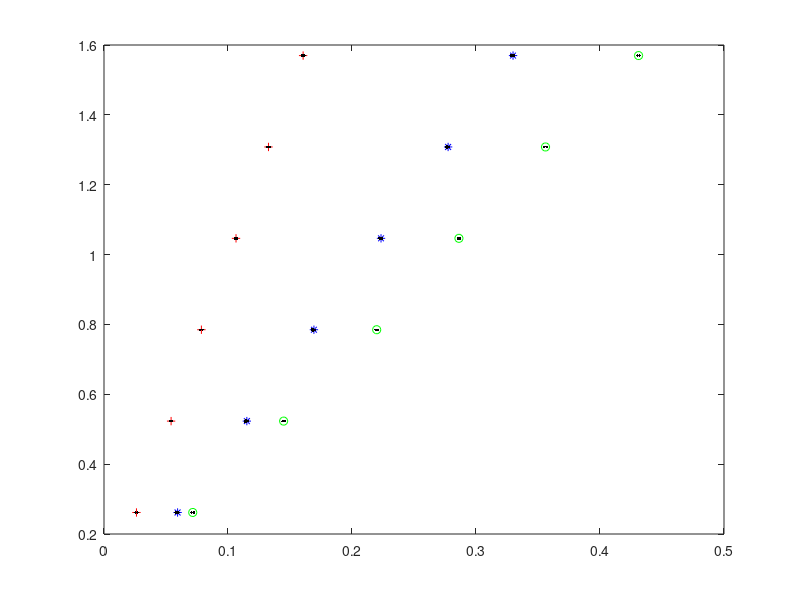

Here is the MATLAB script that generated this plot: (Note: this script raises an error after producing the figure.)
function Torsion_Lab
%%%
%%% -- Setup -- %%%
%%%
%mass added to pulley in g
load = [20,40,60,80,100,120];

%Diameter & length of shaft
D = .125; %in.
L = 23.75; %in.

% Angular displacement data in degrees
ss = [1.5,3.1,4.5,6.1,7.6,9.2];
ss_off = 0;
al = [4.1,8.3,12.6,16.4,20.4,24.7];
al_off = 0;
br = [3.3,6.5,9.6,12.7,15.8,18.8];
br_off = -.1;

%%%
%%% -- Initial Calcs -- %%%
%%%
% Vectors of angular displacement in radians accounting for offset
ss = deg_to_rad(offset(ss,ss_off));
al = deg_to_rad(offset(al,al_off));
br = deg_to_rad(offset(br,br_off));

%%% Error in measurement of the DLAG
del_p = deg_to_rad(.05);

%%% Vector of force computed from loads applied
T = applied_torque(load);


%%%
%%% -- Plotting Torque vs Angular Displacement -- %%%
%%%
[m_ss,m_al,m_br] = plot_data(ss,al,br,T,del_p);

%Display the polar moment of inertia
J = polar_moment(D);

% Calculate the modulus
[G_ss,G_al,G_br] = modulus(J,L,m_ss,m_al,m_br);



function [G_ss,G_al,G_br] = modulus(J,L,m_ss,m_al,m_br)
G_ss = m_ss * L / J;
G_al = m_al * L / J;
G_br = m_br * L / J;

fprintf('G for SS: %.2f\nG for Al: %.2f\nG for br: %.2f\n',G_ss,G_al,G_br)

function pol = polar_moment(D)
pol = pi*D^4/32;
fprintf('The polar moment of inerita is: %.3e\n',pol)

function [m_ss,m_al,m_br] = plot_data(ss,al,br,T,del_p)
figure('Name','Angle of Rotation vs Torque Applied')
plot(ss,T,'r+',al,T,'go',br,T,'b*')

%Uncertainty dots
hold on
plot(ss+del_p,T,'k.',ss-del_p,T,'k.',al+del_p,T,'k.',al-del_p,T,'k.',br+del_p,T,'k.',br-del_p,T,'k.','HandleVisibility','off','MarkerSize',9)

% linear fit for steel
lin_ss = fitlm(ss,T,'linear');
b_ss = table2array(lin_ss.Coefficients(1,'Estimate'));
m_ss = table2array(lin_ss.Coefficients(2,'Estimate'));
ss_fit = ss .* m_ss + b_ss;

% linear fit for aluminum
lin_al = fitlm(al,T,'linear');
b_al = table2array(lin_al.Coefficients(1,'Estimate'));
m_al = table2array(lin_al.Coefficients(2,'Estimate'));
al_fit = al .* m_al + b_al;

% linear fit for brass
lin_br = fitlm(br,T,'linear');
b_br = table2array(lin_br.Coefficients(1,'Estimate'));
m_br = table2array(lin_br.Coefficients(2,'Estimate'));
br_fit = br .* m_br + b_br;

% plotting the linear fits
hold on
plot(ss,ss_fit,'r',al,al_fit,'g',br,br_fit,'b')

% Plot tweaks
ss_leg = sprintf('T_s_s=%.2f\\phi+%.3f',m_ss,b_ss);
al_leg = sprintf('T_a_l=%.2f\\phi+%.3f',m_al,b_al);
br_leg = sprintf('T_b_r=%.2f\\phi+%.3f',m_br,b_br);
legend('304 SS','2011-T3 Al','360 Brass',ss_leg,al_leg,br_leg,'Location','northwest')
ylim([0 max(T)+.1])
xlim([0 max([ss,al,br]+.025)])
ylabel('Torque (in-lb)')
xlabel('\phi (radians)')
title('T vs \phi')

fprintf('The Spring Constants are as follows:\nSS: %.3f\nAl: %.3f\nBr: %.3f\n',m_ss,m_al,m_br)

function torque = applied_torque(load)
force = load ./ 1000 .* 9.8 .* .224808943;
torque = force .* (11.875/2);

function out = offset(vec,off)
out = vec - off;

function rad = deg_to_rad(deg)
rad = deg .* pi ./ 180;








